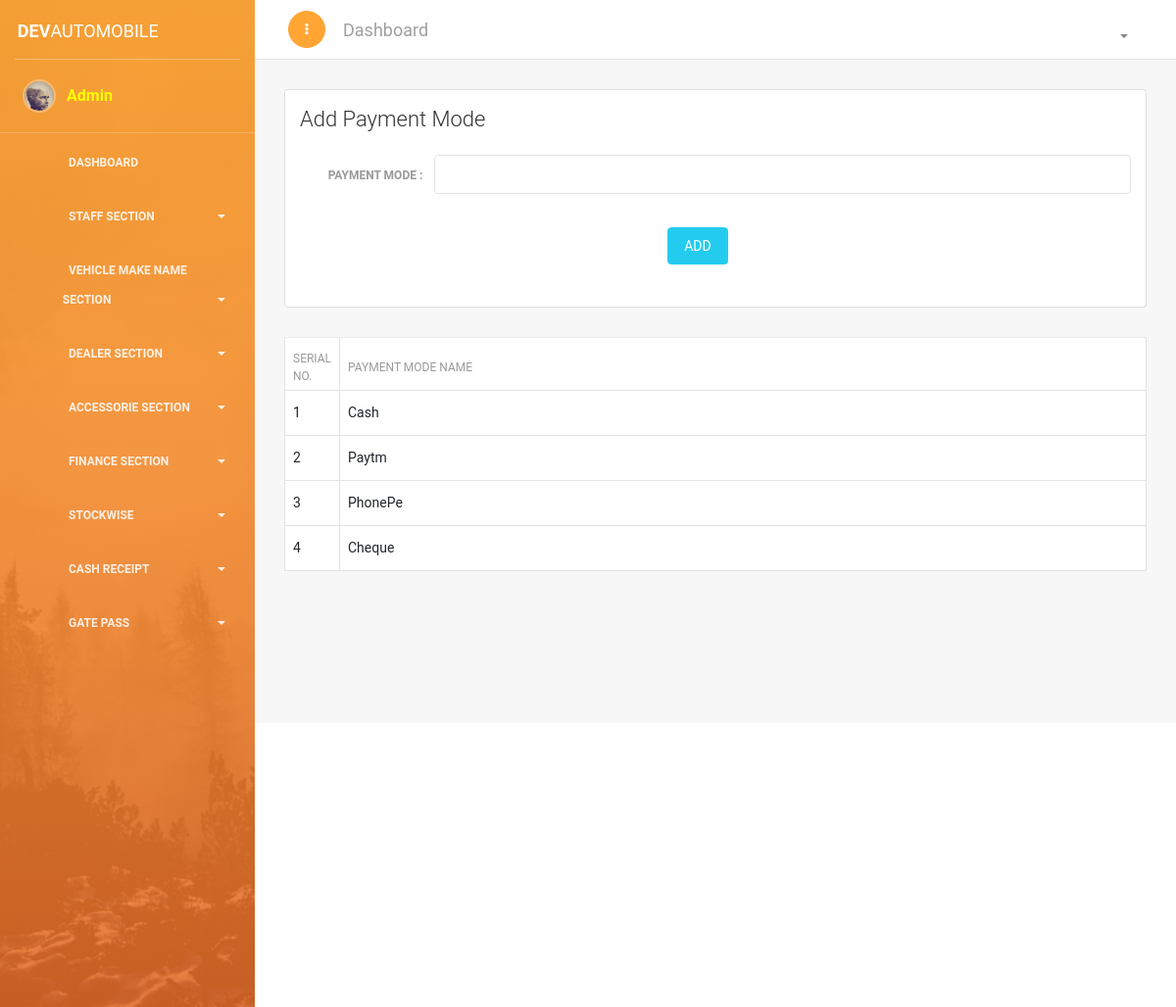
The page /add-paymode.php (signed in) on the database as committed earlier.
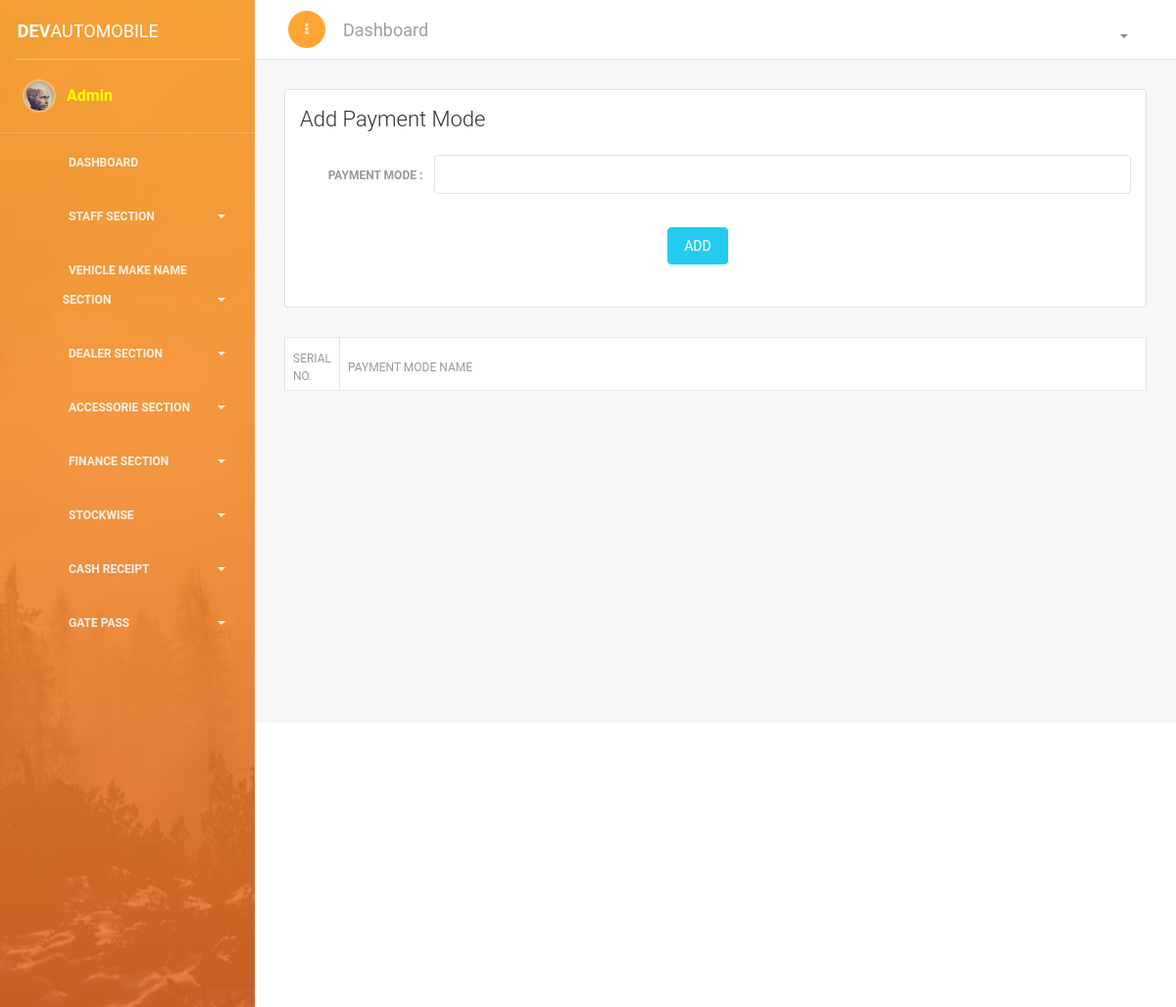
The same page on the database as committed later.
### tables this page shows
CREATE TABLE `paymode` (
  `id` int(11) NOT NULL,
  `name` varchar(89) NOT NULL
);

### add-paymode.php (the view, shortened to what this page needs)
<?php
if(!isset($_SESSION['name'])){
echo "<script> window.open('login.php', '_self')</script>";
}else{
require_once('header/header.php');
require_once('header/conn.php');
?>
<link href="https://cdn.datatables.net/1.10.18/css/dataTables.bootstrap4.min.css" rel="stylesheet">
<div class="content">
<div class="container-fluid">
<div class="row">
<div class="col-md-12">
<div class="card ">
<div class="card-header ">
<h4 class="card-title"> Add Payment Mode </h4>
</div>
<div class="card-body ">
<form method="POST" action="#" class="form-horizontal">
<div class="row">
<label class="col-sm-2 control-label"><b> Payment Mode : </b></label>
<div class="col-sm-10">
<div class="form-group has-success">
<input type="text" name="name" class="form-control" required>
</div>
</div>
</div>
<div class="row">
<div class="col-sm-2">
</div>
<div class="col-sm-10">
<div class="row">
<div class="col-md-4">
</div>
<div class="col-md-4">
<div class="form-group">
<button type="submit" name="add" class="btn btn-fill btn-info">ADD</button>
</div>
</div>
<div class="col-md-4">
</div>
</div>
</div>
</div>
</form>
</div>
</div>
</div>
<div class="container">
<table class="table table-bordered" id="dataTable" width="100%" cellspacing="0" style="background-color: white; ">
<thead>
<tr>
<th width="5%"> Serial No.</th>
<th> PAYMENT MODE NAME </th>
</tr>
</thead>
<tbody>
<?php
$s = "select * FROM paymode";
$se = mysqli_query($conn , $s);
$i=0;
while ($sel = mysqli_fetch_array($se)) {
	$i++;
?>
<tr>
<td><?php echo $i; ?></td>
<td><?php echo $sel['name']?></td>
</tr>
<?php } ?>
</tbody>
</table>
</div>
</div>
</div>
</div>
<?php
require_once('header/footer.php');
 } ?>

Rows that differ between the two databases and show on the page:
removed paymode: name "Cash"
removed paymode: name "Paytm"
removed paymode: name "PhonePe"
removed paymode: name "Cheque"
